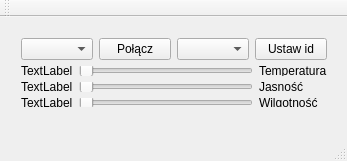
<?xml version="1.0" encoding="UTF-8"?>
<ui version="4.0">
 <class>MainWindow</class>
 <widget class="QMainWindow" name="MainWindow">
  <property name="geometry">
   <rect>
    <x>0</x>
    <y>0</y>
    <width>347</width>
    <height>161</height>
   </rect>
  </property>
  <property name="windowTitle">
   <string>MainWindow</string>
  </property>
  <widget class="QWidget" name="centralWidget">
   <widget class="QWidget" name="">
    <property name="geometry">
     <rect>
      <x>10</x>
      <y>10</y>
      <width>328</width>
      <height>91</height>
     </rect>
    </property>
    <layout class="QGridLayout" name="gridLayout_7">
     <item row="0" column="0">
      <layout class="QGridLayout" name="gridLayout_5">
       <item row="0" column="1">
        <widget class="QPushButton" name="pushButton">
         <property name="text">
          <string>Połącz</string>
         </property>
        </widget>
       </item>
       <item row="0" column="0">
        <widget class="QComboBox" name="comboBox"/>
       </item>
      </layout>
     </item>
     <item row="0" column="1">
      <layout class="QGridLayout" name="gridLayout_6">
       <item row="0" column="0">
        <widget class="QComboBox" name="comboBox_2"/>
       </item>
       <item row="0" column="1">
        <widget class="QPushButton" name="pushButton_2">
         <property name="text">
          <string>Ustaw id</string>
         </property>
        </widget>
       </item>
      </layout>
     </item>
     <item row="1" column="0" colspan="2">
      <layout class="QGridLayout" name="gridLayout_4">
       <item row="0" column="0">
        <layout class="QGridLayout" name="gridLayout_2">
         <item row="0" column="0">
          <widget class="QLabel" name="label_4">
           <property name="text">
            <string>TextLabel</string>
           </property>
          </widget>
         </item>
         <item row="1" column="0">
          <widget class="QLabel" name="label_5">
           <property name="text">
            <string>TextLabel</string>
           </property>
          </widget>
         </item>
         <item row="2" column="0">
          <widget class="QLabel" name="label_6">
           <property name="text">
            <string>TextLabel</string>
           </property>
          </widget>
         </item>
        </layout>
       </item>
       <item row="0" column="1">
        <layout class="QGridLayout" name="gridLayout">
         <item row="0" column="0">
          <widget class="QSlider" name="horizontalSlider">
           <property name="maximum">
            <number>255</number>
           </property>
           <property name="orientation">
            <enum>Qt::Horizontal</enum>
           </property>
          </widget>
         </item>
         <item row="1" column="0">
          <widget class="QSlider" name="horizontalSlider_2">
           <property name="maximum">
            <number>255</number>
           </property>
           <property name="orientation">
            <enum>Qt::Horizontal</enum>
           </property>
          </widget>
         </item>
         <item row="2" column="0">
          <widget class="QSlider" name="horizontalSlider_3">
           <property name="maximum">
            <number>255</number>
           </property>
           <property name="orientation">
            <enum>Qt::Horizontal</enum>
           </property>
          </widget>
         </item>
        </layout>
       </item>
       <item row="0" column="2">
        <layout class="QGridLayout" name="gridLayout_3">
         <item row="0" column="0">
          <widget class="QLabel" name="label">
           <property name="text">
            <string>Temperatura</string>
           </property>
          </widget>
         </item>
         <item row="1" column="0">
          <widget class="QLabel" name="label_2">
           <property name="text">
            <string>Jasność</string>
           </property>
          </widget>
         </item>
         <item row="2" column="0">
          <widget class="QLabel" name="label_3">
           <property name="text">
            <string>Wilgotność</string>
           </property>
          </widget>
         </item>
        </layout>
       </item>
      </layout>
     </item>
    </layout>
   </widget>
  </widget>
  <widget class="QMenuBar" name="menuBar">
   <property name="geometry">
    <rect>
     <x>0</x>
     <y>0</y>
     <width>347</width>
     <height>20</height>
    </rect>
   </property>
  </widget>
  <widget class="QToolBar" name="mainToolBar">
   <attribute name="toolBarArea">
    <enum>TopToolBarArea</enum>
   </attribute>
   <attribute name="toolBarBreak">
    <bool>false</bool>
   </attribute>
  </widget>
  <widget class="QStatusBar" name="statusBar"/>
 </widget>
 <layoutdefault spacing="6" margin="11"/>
 <resources/>
 <connections>
  <connection>
   <sender>horizontalSlider</sender>
   <signal>valueChanged(int)</signal>
   <receiver>label_4</receiver>
   <slot>setNum(int)</slot>
   <hints>
    <hint type="sourcelabel">
     <x>92</x>
     <y>81</y>
    </hint>
    <hint type="destinationlabel">
     <x>49</x>
     <y>90</y>
    </hint>
   </hints>
  </connection>
  <connection>
   <sender>horizontalSlider_2</sender>
   <signal>valueChanged(int)</signal>
   <receiver>label_5</receiver>
   <slot>setNum(int)</slot>
   <hints>
    <hint type="sourcelabel">
     <x>94</x>
     <y>101</y>
    </hint>
    <hint type="destinationlabel">
     <x>40</x>
     <y>106</y>
    </hint>
   </hints>
  </connection>
  <connection>
   <sender>horizontalSlider_3</sender>
   <signal>valueChanged(int)</signal>
   <receiver>label_6</receiver>
   <slot>setNum(int)</slot>
   <hints>
    <hint type="sourcelabel">
     <x>101</x>
     <y>123</y>
    </hint>
    <hint type="destinationlabel">
     <x>46</x>
     <y>126</y>
    </hint>
   </hints>
  </connection>
 </connections>
</ui>
